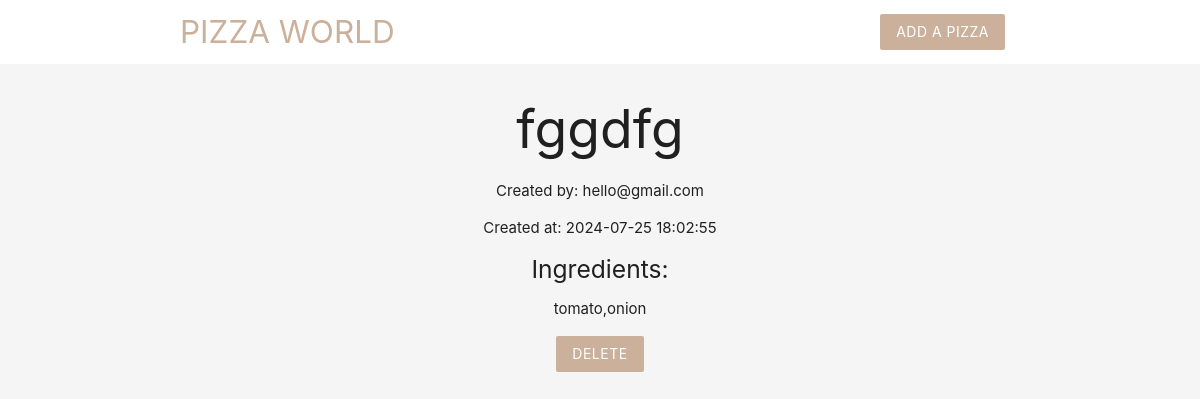
Page /Project/tuts/details.php?id=1 on the committed database.
### tables this page shows
CREATE TABLE `pizzas` (
  `id` int(11) NOT NULL,
  `title` varchar(255) NOT NULL,
  `ingredients` varchar(255) NOT NULL,
  `email` varchar(255) NOT NULL,
  `created_at` timestamp NOT NULL DEFAULT current_timestamp(),
  `price` int(11) NOT NULL,
  `stock` int(11) NOT NULL DEFAULT 10,
  `category` varchar(50) NOT NULL DEFAULT 'General'
);

### Project/tuts/details.php (the view, shortened to what this page needs)
<?php
include('config/db_connect.php');
if (isset($_GET['id'])) {
    $id = mysqli_real_escape_string($conn, $_GET['id']);
    $stmt = mysqli_prepare($conn, "SELECT * FROM pizzas WHERE id=?");
    mysqli_stmt_bind_param($stmt, "i", $id);
    mysqli_stmt_execute($stmt);
    $result = mysqli_stmt_get_result($stmt);
    $pizza = mysqli_fetch_assoc($result);
}
?>
<!DOCTYPE html>
<html>
<?php include('templates/header.php'); ?>
<div class="container center">
    <?php if ($pizza) : ?>
        <h2><?php echo htmlspecialchars($pizza['title']); ?></h2>
        <p>Created by: <?php echo htmlspecialchars($pizza['email']); ?></p>
        <p>Created at: <?php echo date($pizza['created_at']); ?></p>
        <h5>Ingredients:</h5>
        <p><?php echo htmlspecialchars($pizza['ingredients']); ?></p>
        <form action="details.php" method="POST">
            <input type="submit" name="delete" value="Delete" class="btn brand z-depth-0">
        </form>
    <?php else : ?>
        <p>Pizza not found.</p>
    <?php endif; ?>
</div>
<?php include('templates/footer.php'); ?>
</html>

### Project/tuts/templates/header.php (style rules this page uses)
.brand { background: #cbb09c !important; }

### rows in the picture
pizzas: title "fggdfg", email "hello@gmail.com", created_at "2024-07-25 18:02:55", ingredients "tomato,onion"
